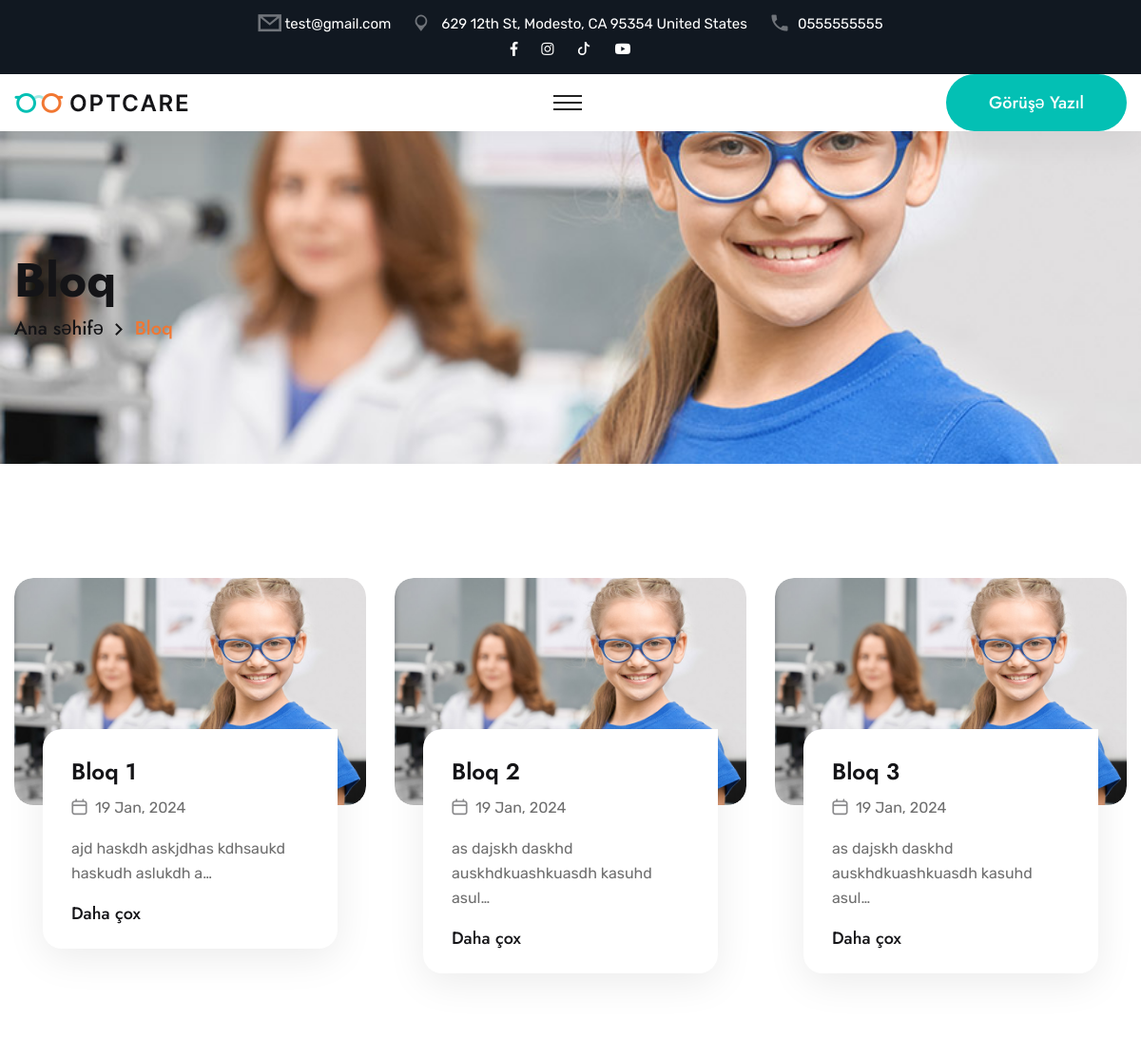
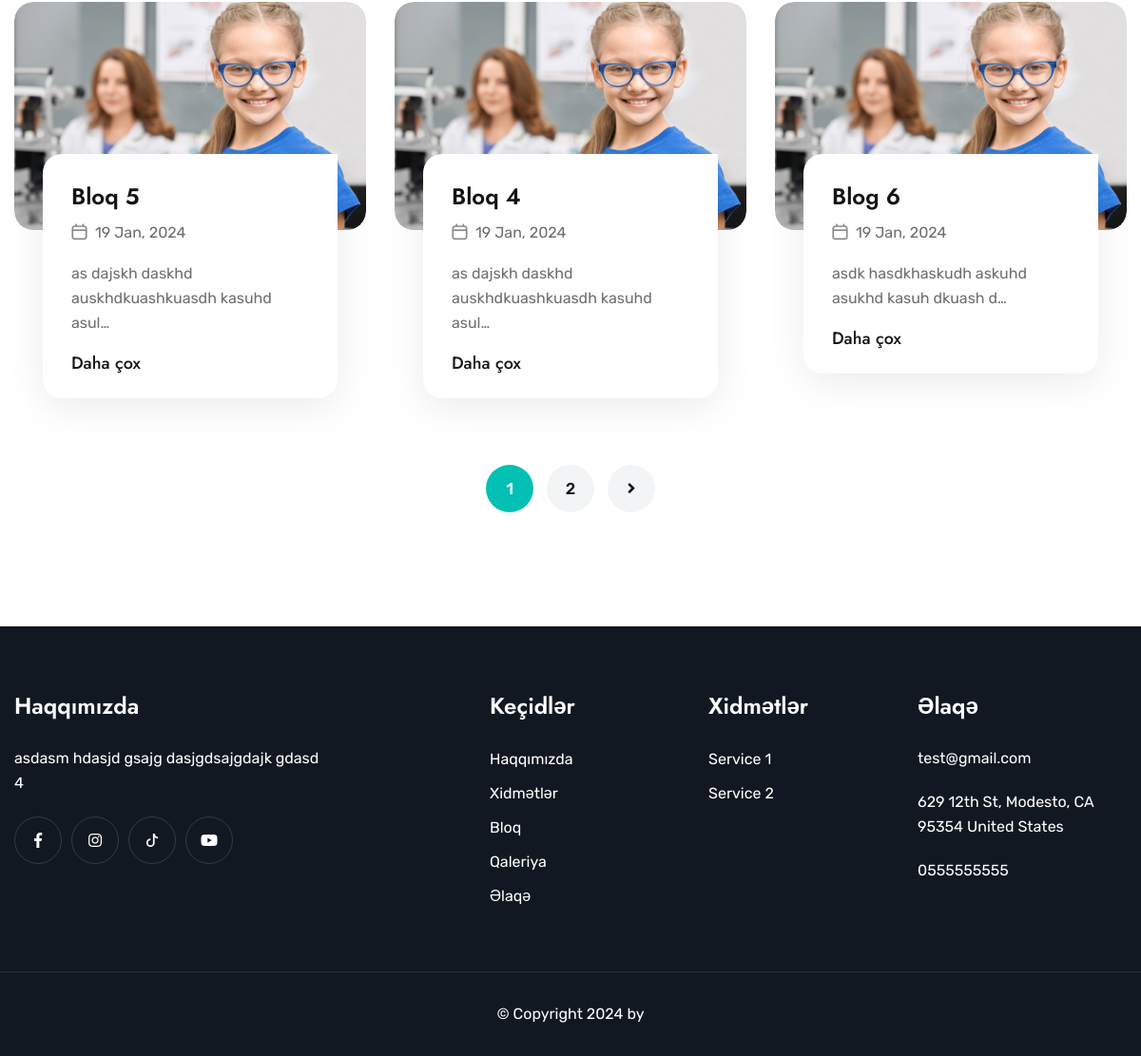
The app's page /blogs/ with its own data (2 pictures, top to bottom).
### core/models.py (models this page shows, shortened)
class GeneralSettings(models.Model):
    site_title = models.CharField(
        max_length=200, verbose_name="Saytın başlığı", null = True, blank = True)
    adress = models.CharField(max_length=1500, verbose_name="Ünvan", null=True, blank = True)
    phone_number = models.CharField(
        max_length=50, verbose_name="Nömrə", null=True, blank=True)
    email = models.EmailField(blank = True)
    g_adress = models.CharField(
        max_length=1500, verbose_name="Google Map linki", null=True, blank=True)
    g_adress_iframe = models.TextField(
        verbose_name="Google Map Iframe linki", null=True, blank=True)
    logo = models.FileField(verbose_name="logo",
                            blank=True, upload_to="general_settings_logo")
    mobile_logo = models.FileField(verbose_name="Mobile logo",
                                   help_text="Mobile logo", blank=True, null=True, upload_to="general_settings_mobile_logo")
    favicon = models.FileField(verbose_name="favicon",
                               blank=True, null=True, upload_to="general_settings_favicon")
    footer_logo = models.FileField(help_text="Footer logo", blank=True, null=True, upload_to="general_settings_footer_logo")
    footer_description = models.TextField(null = True, blank = True)
    copyright_title = models.CharField(max_length = 100, blank = True)
    pages_banner_image = models.ImageField(upload_to = 'banner_image', verbose_name = 'Səhiflərdəki banner photo', null = True, blank = True)
    facebook = models.CharField(
        max_length=200, verbose_name="Facebook", blank=True)
    instagram = models.CharField(
        max_length=200, verbose_name="Instagram", blank=True)
    youtube = models.CharField(
        max_length=200, verbose_name="Youtube", blank=True)
    tiktok = models.CharField(
        max_length=200, verbose_name="TikTok", blank=True)
    class Meta:
        verbose_name = "Setting"
        verbose_name_plural = "General Settings"

class Blog(models.Model):
    title = models.CharField(max_length = 200)
    description = RichTextUploadingField()
    image = models.ImageField(upload_to = 'blogs')
    created = models.DateField(auto_now_add = True)
    is_home_page = models.BooleanField(default = False)
    class Meta:
        verbose_name = "Bloq"
        verbose_name_plural = "Bloqlar"
    def get_absolute_url(self):
        return reverse("blog-detail", args=[str(self.pk)])

class Service(models.Model):
    title = models.CharField(max_length = 100)
    slug = models.SlugField(blank=True, null=True, unique = True)
    icon = models.ImageField(upload_to = 'service_icon', null = True)
    image = models.ImageField(upload_to = 'service')
    description = RichTextUploadingField(null = True)
    is_home_page = models.BooleanField(default = False)
    class Meta:
        verbose_name = "Xidmət"
        verbose_name_plural = "Xidmətlər"
    def get_absolute_url(self):
        return reverse("service-detail", args=[str(self.slug)])

### core/views.py (the view)
# urls.py: path('blogs/', views.BlogPageView.as_view(), name='blogs'),
class BlogPageView(ListView):
    model = Blog
    template_name = 'blogs.html'
    context_object_name = 'blogs'
    paginate_by = 6
    def get_queryset(self):
        return Blog.objects.all()

### core/context_processors.py (called while the page is built)
def extras(request):
    context={
        'setting': GeneralSettings.objects.first(),
        "f_services": Service.objects.all()[:6],
        'c_blogs': Blog.objects.all()[:2],
        'current_year': datetime.datetime.now().year
    }
    return context

### core/templates/blogs.html (shortened to what this page needs)
{% extends "base.html" %}
{% load static %}
{% block content %}
{% include "components/page-title.html" with page="Bloq" %}
<section class="news-section blog-grid p_relative">
    <div class="auto-container">
        <div class="row clearfix">
            {% for blog in blogs %}
                {% include "components/blog/blog-item.html" with blog=blog %}
            {% endfor %}
        </div>
        {% if page_obj.paginator.num_pages > 1 %}
        <div class="pagination-wrapper centred centred">
            <ul class="pagination clearfix">
                {% for i in page_obj.paginator.page_range %}
                    {% if page_obj.number == i %}
                        <li>
                            <a class="current">
                                {{ i }}
                            </a>
                        </li>
                    {% elif i > page_obj.number|add:"-3"|add:0 and i < page_obj.number|add:"3" %}
                        <li><a href="?page={{ i }}">{{ i }}</a></li>
                    {% elif i == page_obj.paginator.num_pages and i > 3 %}
                        <li><a href="?page={{ i }}">{{ i }}</a></li>
                    {% elif i == 1 and i < page_obj.paginator.num_pages|add:"-2" %}
                        <li><a href="?page={{ i }}">{{ i }}</a></li>
                    {% elif i == page_obj.paginator.num_pages|add:"-1" %}
                        <li class="dot">...</li>
                    {% endif %}
                {% endfor %}
                {% if page_obj.has_next %}
                    <li><a href="?page={{ page_obj.next_page_number }}"><i class="fas fa-angle-right"></i></a></li>
                {% endif %}
            </ul>
        </div>
        {% endif %}
    </div>
</section>
{% endblock content %}

### templates/components/header/main-header.html (shortened to what this page needs)
{% load static %}
<header class="main-header">
    <div class="header-top">
        <div class="auto-container">
            <div class="top-inner">
                <div class="left-column">
                    <ul class="info clearfix">
                        <li><i class="icon-1"></i><a href="mailto:{{setting.email}}">{{setting.email}}</a></li>
                        <li><i class="icon-2"></i><a href="{{setting.g_adress}}">{{setting.adress}}</a></li>
                        <li><i class="icon-3"></i><a href="tel:{{setting.phone_number}}">{{setting.phone_number}}</a></li>
                    </ul>
                </div>
                <div class="right-column">
                    <ul class="social-links clearfix">
                        <li>
                            <a href="{% if setting.facebook %}{{setting.facebook}}{% else %}#{% endif %}"><i class="fab fa-facebook-f" aria-hidden="true"></i></a>
                        </li>
                        <li>
                            <a href="{% if setting.instagram %}{{setting.instagram}}{% else %}#{% endif %}"><i class="fab fa-instagram" aria-hidden="true"></i></a>
                        </li>
                        <li>
                            <a href="{% if setting.tiktok %}{{setting.tiktok}}{% else %}#{% endif %}">
                                <svg xmlns="http://www.w3.org/2000/svg" style="margin-bottom:4px;" width="14" height="14" fill="currentColor" class="bi bi-tiktok" viewBox="0 0 16 16">
                                    <path d="M9 0h1.98c.144.715.54 1.617 1.235 2.512C12.895 3.389 13.797 4 15 4v2c-1.753 0-3.07-.814-4-1.829V11a5 5 0 1 1-5-5v2a3 3 0 1 0 3 3z"/>
                                  </svg>                           </a>
                        </li> <li>
                            <a href="{% if setting.youtube %}{{setting.youtube}}{% else %}#{% endif %}"><i class="fab fa-youtube" aria-hidden="true"></i></a>
                        </li>
                    </ul>
                </div>
            </div>
        </div>
    </div>
    <div class="header-lower">
        <div class="auto-container">
            <div class="outer-box">
                <div class="logo-box">
                    <figure class="logo"><a href="{% url "home" %}"><img src="{{setting.logo.url}}" alt=""></a></figure>
                </div>
                <div class="menu-area clearfix">
                    <div class="mobile-nav-toggler">
                        <i class="icon-bar"></i>
                        <i class="icon-bar"></i>
                        <i class="icon-bar"></i>
                    </div>
                </div>
                <div class="nav-right">
                    <div class="btn-box">
                        <a href="{% url "contact" %}" class="theme-btn btn-one">Görüşə yazıl</a>
                    </div>
                </div>
            </div>
        </div>
    </div>
</header>

### core/templates/components/page-title.html
{% load static %}
<section class="page-title">
    <div class="bg-layer" style="background-image: url({{setting.pages_banner_image.url}});"></div>
    <div class="auto-container">
        <div class="content-box">
            <h1>{{page}}
            </h1>
            <ul class="bread-crumb clearfix">
                <li><a href="{% url "home" %}">Ana səhifə</a></li>
                <li>{{page}}</li>
            </ul>
        </div>
    </div>
</section>

### core/templates/components/blog/blog-item.html (shortened to what this page needs)
<div class="col-lg-4 col-md-6 col-sm-12 news-block">
    <div class="news-block-one wow fadeInUp animated" data-wow-delay="00ms" data-wow-duration="1500ms">
        <div class="inner-box">
            <figure class="image-box">
                <img src="{{blog.image.url}}" alt="">
                <a href="{{blog.get_absolute_url}}"></a>
            </figure>
            <div class="lower-content">
                <div class="inner">
                    <h3><a href="{{blog.get_absolute_url}}">{{blog.title}}</a></h3>
                    <ul class="post-info clearfix">
                        <li><i class="icon-34"></i>{{blog.created|date:"d M, Y"}}</li>
                    </ul>
                    <p>{{blog.description|safe|truncatechars:"50"}}</p>
                    <div class="link"><a href="{{blog.get_absolute_url}}">Daha çox</a></div>
                </div>
            </div>
        </div>
    </div>
</div>

### templates/components/footer/footer.html
<footer class="main-footer p_relative">
    <div class="widget-section">
        <div class="auto-container">
            <div class="row clearfix">
                <div class="col-lg-4 col-md-6 col-sm-12 footer-column">
                    <div class="about-widget footer-widget mr_40">
                        <div class="widget-title">
                            <h3>Haqqımızda</h3>
                        </div>
                        <div class="widget-content">
                            <p>{{setting.footer_description}}</p>
                            <ul class="social-links clearfix">
                                <li>
                                    <a href="{% if setting.facebook %}{{setting.facebook}}{% else %}#{% endif %}"><i class="fab fa-facebook-f" aria-hidden="true"></i></a>
                                </li>
                                <li>
                                    <a href="{% if setting.instagram %}{{setting.instagram}}{% else %}#{% endif %}"><i class="fab fa-instagram" aria-hidden="true"></i></a>
                                </li>
                                <li>
                                    <a href="{% if setting.tiktok %}{{setting.tiktok}}{% else %}#{% endif %}">
                                        <svg xmlns="http://www.w3.org/2000/svg" style="margin-bottom:4px;" width="14" height="14" fill="currentColor" class="bi bi-tiktok" viewBox="0 0 16 16">
                                            <path d="M9 0h1.98c.144.715.54 1.617 1.235 2.512C12.895 3.389 13.797 4 15 4v2c-1.753 0-3.07-.814-4-1.829V11a5 5 0 1 1-5-5v2a3 3 0 1 0 3 3z"/>
                                          </svg>                           </a>
                                </li> <li>
                                    <a href="{% if setting.youtube %}{{setting.youtube}}{% else %}#{% endif %}"><i class="fab fa-youtube" aria-hidden="true"></i></a>
                                </li>
                            </ul>
                        </div>
                    </div>
                </div>
                <div class="col-lg-3 col-md-6 col-sm-12 footer-column">
                    <div class="links-widget footer-widget ml_100">
                        <div class="widget-title">
                            <h3>Keçidlər</h3>
                        </div>
                        <div class="widget-content">
                            <ul class="links-list clearfix">
                                <li><a href="{% url "about" %}">Haqqımızda</a></li>
                                <li><a href="{% url "services" %}">Xidmətlər</a></li>
                                <li><a href="{% url "blogs" %}">Bloq</a></li>
                                <li><a href="{% url "gallery" %}">Qaleriya</a></li>
                                <li><a href="{% url "contact" %}">Əlaqə</a></li>
                            </ul>
                        </div>
                    </div>
                </div>
                <div class="col-lg-2 col-md-6 col-sm-12 footer-column">
                    <div class="links-widget footer-widget ml_30">
                        <div class="widget-title">
                            <h3>Xidmətlər</h3>
                        </div>
                        <div class="widget-content">
                            <ul class="links-list clearfix">
                                {% for item in f_services %}
                                <li><a href="{{item.get_absolute_url}}">{{item.title}}</a></li>
                                {% endfor %}
                            </ul>
                        </div>
                    </div>
                </div>
                <div class="col-lg-3 col-md-6 col-sm-12 footer-column">
                    <div class="contact-widget footer-widget ml_50">
                        <div class="widget-title">
                            <h3>Əlaqə</h3>
                        </div>
                        <div class="widget-content">
                            <ul class="info clearfix">
                                <li><a href="mailto:{{setting.email}}">{{setting.email}}</a></li>
                                <li><a href="{{setting.g_adress}}">{{setting.adress}}</a></li>
                                <li><a href="tel:{{setting.phone_number}}">{{setting.phone_number}}</a></li>
                            </ul>
                        </div>
                    </div>
                </div>
            </div>
        </div>
    </div>
    <div class="footer-bottom centred">
        <div class="auto-container">
            <div class="copyright">
                <p>&copy; Copyright {{current_year}} by <a href="{{setting.copyright_link}}">{{setting.copyright_title}}</a></p>
            </div>
        </div>
    </div>
</footer>

### static/assets/css/color.css (style rules this page uses)
.theme-btn.btn-one { background: #03c0b4; }
.page-title .content-box .bread-crumb li { color: #f17732; }
.pagination li a:hover, .pagination li a.current { background: #03c0b4; }

### static/assets/css/elpath.css (style rules this page uses)
.p_relative { position: relative; }
.mr_40 { margin-right: 40px; }
.ml_30 { margin-left: 30px; }
.ml_50 { margin-left: 50px; }
.ml_100 { margin-left: 100px; }

### static/assets/css/responsive.css (style rules this page uses)
@media only screen and (max-width: 1200px) { .menu-area .mobile-nav-toggler { display: block; padding: 10px; } }
@media only screen and (max-width: 1200px) { .header-top .top-inner { display: block; } }
@media only screen and (max-width: 1200px) { .header-top .info, .header-top .right-column { justify-content: center; } }

### records on screen
GeneralSettings: email "test@gmail.com", adress "629 12th St, Modesto, CA 95354 United States", phone_number "0555555555", logo (picture), pages_banner_image (picture), footer_description "asdasm hdasjd gsajg dasjgdsajgdajk gdasd 4"
Blog: image (picture), title "Bloq 1", created "19 Jan, 2024", description "ajd haskdh askjdhas kdhsaukd haskudh aslukdh a…"
Blog: image (picture), title "Bloq 2", created "19 Jan, 2024", description "as dajskh daskhd auskhdkuashkuasdh kasuhd asul…"
Blog: image (picture), title "Bloq 3", created "19 Jan, 2024", description "as dajskh daskhd auskhdkuashkuasdh kasuhd asul…"
Blog: image (picture), title "Bloq 5", created "19 Jan, 2024", description "as dajskh daskhd auskhdkuashkuasdh kasuhd asul…"
Blog: image (picture), title "Bloq 4", created "19 Jan, 2024", description "as dajskh daskhd auskhdkuashkuasdh kasuhd asul…"
Blog: image (picture), title "Blog 6", created "19 Jan, 2024", description "asdk hasdkhaskudh askuhd asukhd kasuh dkuash d…"
Service: title "Service 1"
Service: title "Service 2"

### other values on screen
{{ page }} "Bloq"
{{ i }} "1"
{{ i }} "2"
